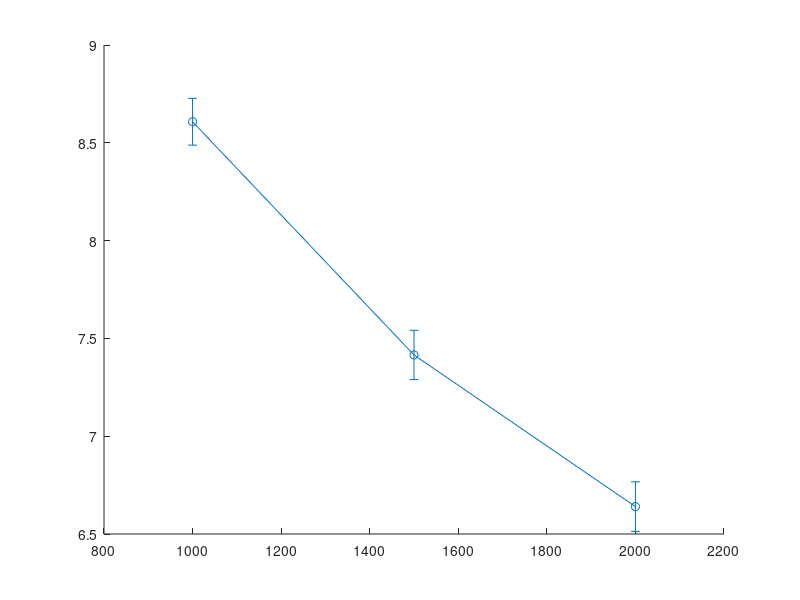

Reproduce this figure in MATLAB. (Note: this script raises an error after producing the figure.)
clear all;
color_matrix = colormap;
markers = {'+-','o-','*-','.-','x-','s-','d-','^-','v-','>-','<-','p-','h-'};
markersize = 6; % 3 is best for tikz
linewidth = 1.2;
close all hidden;
%% LT RX
%%dectime	rxtime	totrxpck droppck	rxpck	uselesspck PER_estimate PER	K_TB_SIZE N_TB_SIZE
%%dectime	rxtime	totrxpck droppck	rxpck	uselesspck PER_estimate PER	K_TB_SIZE N_TB_SIZE	faileddec
data_LT_rx=importdata('./data/data_LT_wifirx_hsnr_2.txt',' ');
Nmc=100; %number of Montecarlo trials for each tuple of PER-K-N
PERs=unique(data_LT_rx(:,8));
Ks=unique(data_LT_rx(:,9));
%Ks(end) = []; % exclude K = 5500, not enough measures yet!
increments=unique(data_LT_rx(find(data_LT_rx(:,9)==Ks(1)),10))-Ks(1);
for i=1:length(PERs)
    for j=1:length(Ks)
        for k=1:length(increments)
			data_PER_K_N_rx=[];
			data_PER_K_N_rx=data_LT_rx(find(data_LT_rx(:,8)==PERs(i) & data_LT_rx(:,9)==Ks(j) & data_LT_rx(:,10)==(Ks(j)+increments(k))),:);
			dectime_LT(i,j,k)=mean(data_PER_K_N_rx(:,1));
			dectime_LT_std(i,j,k)=std(data_PER_K_N_rx(:,1));
			rxtime_LT(i,j,k)=mean(data_PER_K_N_rx(:,2));
			rxtime_LT_std(i,j,k)=std(data_PER_K_N_rx(:,2));
			totrxpck_LT(i,j,k)=mean(data_PER_K_N_rx(:,3));
			totrxpck_LT_std(i,j,k)=std(data_PER_K_N_rx(:,3));
			droppck_LT(i,j,k)=mean(data_PER_K_N_rx(:,4));
			droppck_std(i,j,k)=std(data_PER_K_N_rx(:,4));
			rxpck_LT(i,j,k)=mean(data_PER_K_N_rx(:,5));
			rxpck_LT_std(i,j,k)=std(data_PER_K_N_rx(:,5));
			uselesspck_LT(i,j,k)=mean(data_PER_K_N_rx(:,6));
			uselesspck_LT_std(i,j,k)=std(data_PER_K_N_rx(:,6));
			PER_estimate_LT(i,j,k)=mean(data_PER_K_N_rx(:,7));
			PER_estimate_LT_std(i,j,k)=std(data_PER_K_N_rx(:,7));
		end
    end
end
 
%% LT TX
%sent infile time goodput throughput	PER_estimate PER	K_TB_SIZE	N_TB_SIZE
data_LT_tx=importdata('./data/data_LT_wifitx_hsnr_2.txt',' ');
PERs=unique(data_LT_tx(:,7));
Ks=unique(data_LT_tx(:,8));
%Ks(end) = []; % exclude K = 5500, not enough measures yet!
increments=unique(data_LT_tx(find(data_LT_tx(:,8)==Ks(1)),9))-Ks(1);

for i=1:length(PERs)
    for j=1:length(Ks)
        for k=1:length(increments)
            data_PER_K_N_tx=[];
            data_PER_K_N_tx=data_LT_tx(find(data_LT_tx(:,7)==PERs(i) & data_LT_tx(:,8)==Ks(j) & data_LT_tx(:,9)==(Ks(j)+increments(k))),:);
            sent_LT(i,j,k)=mean(data_PER_K_N_tx(:,1));
            sent_LT_std(i,j,k)=std(data_PER_K_N_tx(:,1));
			time_LT(i,j,k)=mean(data_PER_K_N_tx(:,3));
			time_LT_std(i,j,k)=std(data_PER_K_N_tx(:,3));
			efficiency_LT(i,j,k)=mean(data_PER_K_N_tx(:,4)./data_PER_K_N_tx(:,5));
			efficiency_LT_std(i,j,k)=std(data_PER_K_N_tx(:,4)./data_PER_K_N_tx(:,5));
			goodput_LT(i,j,k)=mean(data_PER_K_N_tx(:,4));
			goodput_LT_std(i,j,k)=std(data_PER_K_N_tx(:,4));
			throughput_LT(i,j,k)=mean(data_PER_K_N_tx(:,5));
			throughput_LT_std(i,j,k)=std(data_PER_K_N_tx(:,5));
			PER_estimate_LT(i,j,k)=mean(data_PER_K_N_tx(:,6));
			PER_estimate_LT_std(i,j,k)=std(data_PER_K_N_tx(:,6));
		end
    end
end

n_meas = size(data_PER_K_N_rx, 1);

figure()
title('Goodput on Wi-Fi connection');
for j=1:length(Ks)
	errorbar(increments, squeeze(goodput_LT(:,j,:)), 1.96*squeeze(goodput_LT_std(:,j,:))./sqrt(n_meas), markers{mod(j, numel(markers)) + 1}, 'Color', color_matrix(mod(j*10, size(color_matrix, 1)) + 1,:), ...
		'LineWidth', linewidth, 'MarkerSize', markersize)
	hold all;	
end
xlabel('N-K');
ylabel('Mbit/s');
str=[cellstr(num2str((Ks), 'K=%-d'))']';
for i=1:length(str(:,1))
	str_legend(i)=cellstr(strjoin(str(i,:)));
end
legend(str_legend');

figure()
title('Efficiency on Wi-Fi connection');
for j=1:length(Ks)
	errorbar(increments, squeeze(efficiency_LT(:,j,:)), 1.96*squeeze(efficiency_LT_std(:,j,:))./sqrt(n_meas), markers{mod(j, numel(markers)) + 1}, 'Color', color_matrix(mod(j*10, size(color_matrix, 1)) + 1,:), ...
		'LineWidth', linewidth, 'MarkerSize', markersize)
	hold all;	
end
xlabel('N-K');
%ylabel('Mbit/s');
str=[cellstr(num2str((Ks), 'K=%-d'))']';
for i=1:length(str(:,1))
	str_legend(i)=cellstr(strjoin(str(i,:)));
end
legend(str_legend');

figure()
title('Goodput on Wi-Fi connection');
for j=1:length(Ks)
	plot(increments, squeeze(goodput_LT(:,j,:)), markers{mod(j, numel(markers)) + 1}, 'Color', color_matrix(mod(j*10, size(color_matrix, 1)) + 1,:), ...
		'LineWidth', linewidth, 'MarkerSize', markersize)
	hold all;	
end
xlabel('N-K');
ylabel('Mbit/s');
str=[cellstr(num2str((Ks), 'K=%-d'))']';
for i=1:length(str(:,1))
	str_legend(i)=cellstr(strjoin(str(i,:)));
end
legend(str_legend');
